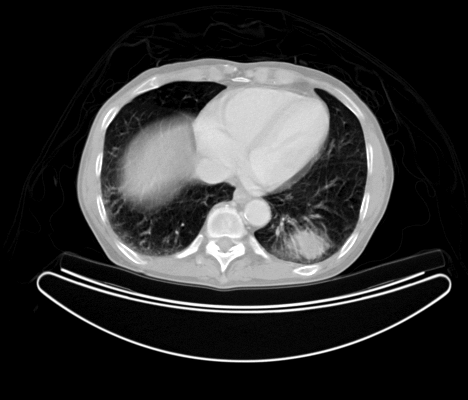
%> input picture code/images/medtest.png, 468 x 400 px
$ octave --eval "result = regiongrowing;"   (GNU Octave 9; MATLAB toolbox functions it lacks are replaced by stand-ins)
%> lines starting %> are read from the running program, lines starting %| are printed output that depends on the picture; in (x1, y1, x2, y2) boxes, pixels count from 0 and x2, y2 are one past the last pixel; in counts of white or black regions, pixels touching at a corner belong together; the program's own positions count from 1
function mask = regiongrowing(img, x, y, reg_maxdist)
% This function performs "region growing" in an image from a specified
% seedpoint (x,y)
%
% mask = regiongrowing(I,x,y,t)
%
% I : input image
% mask : logical output image of region
% x,y : the position of the seedpoint (if not given uses function getpts)
% t : maximum intensity distance (defaults to 0.2)
%
% The region is iteratively grown by comparing all unallocated neighbouring pixels to the region.
% The difference between a pixel's intensity value and the region's mean,
% is used as a measure of similarity. The pixel with the smallest difference
% measured this way is allocated to the respective region.
% This process stops when the intensity difference between region mean and
% new pixel become larger than a certain treshold (t)
%
%
% Author: D. Kroon, University of Twente

if nargin == 0,
  img = im2double(imread('medtest.png'));
  y = 120; x = 120;
  x= 350; y=150;
  mask = regiongrowing(img,x,y,0.2);
  figure, imshow(img+mask); hold on
  plot(x,y,'r+');
  mask = [];
  return
end

if nargin < 4,
  reg_maxdist=0.2;
end

mask = zeros(size(img)); % Output
[H W]  = size(img); % Dimensions of input image

reg_mean = img(y,x); % The mean of the segmented region
reg_size = 1; % Number of pixels in region

% Free memory to store neighbours of the (segmented) region
allocation = 10000;
neigb_free = allocation;
neigb_pos = 0;
neigb_list = zeros(neigb_free,3);

pixdist = 0; % Distance of the region newest pixel to the regio mean

% Neighbor locations (footprint)
neigb =[-1 0; 1 0; 0 -1;0 1];

% Start regiogrowing until distance between regio and posible
% new pixels become higher than a certain treshold
while pixdist<reg_maxdist && reg_size<numel(img)

  % Add new neighbors pixels
  for j=1:4,
    % Calculate the neighbour coordinate
    xn = x + neigb(j,2);
    yn = y + neigb(j,1);
    % Check if neighbour is inside or outside the image
    inside = yn>=1 && xn>=1 && yn<=H && xn<=W;

    % Add neighbor if inside and not already part of
    % the segmented area
    if inside && mask(yn,xn)==0
      neigb_pos = neigb_pos + 1;
      neigb_list(neigb_pos,:) = [yn xn img(yn,xn)];
      mask(yn,xn)=1;
    end
  end

  % Add a new block of free memory
  if neigb_pos > neigb_free - 10,
    neigb_free=neigb_free+allocation;
    neigb_list((neigb_pos+1):neigb_free,:)=0;
  end

  % Add to the region the pixel with the intensity nearest to
  % the mean of the region,
  dist = abs(neigb_list(1:neigb_pos,3)-reg_mean);
  [pixdist, index] = min(dist);
  mask(y,x) = 2;
  reg_size = reg_size+1;

  % Calculate the new mean of the region
  reg_mean= (reg_mean*reg_size + neigb_list(index,3))/(reg_size+1);

  % Save the x and y coordinates of the pixel (for the neighbour add
  % proccess)
  x = neigb_list(index,2);
  y = neigb_list(index,1);

  % Remove the pixel from the neighbour (check) list
  neigb_list(index,:) = neigb_list(neigb_pos,:);
  neigb_pos = neigb_pos-1;
end

% Return the segmented area as logical matrix
mask = mask>1;
%> call 2 of regiongrowing, with x = 350, y = 150, reg_maxdist = 0.2
%> in regiongrowing (call 2), `reg_mean = img(y,x);`: reg_mean = 0.11
%> the loop in regiongrowing (call 2), `while pixdist<reg_maxdist && reg_size<numel(img)` made 7969 passes
%> (pixdist, index, reg_mean, x, y, neigb_pos) on passes 4 to 6: (0.00941, 1, 0.102, 352, 149, 7), (0.00784, 2, 0.101, 350, 151, 8), (0.00672, 3, 0.1, 349, 150, 9)
%> after the loop in regiongrowing (call 2), `while pixdist<reg_maxdist && reg_size<numel(img)`:
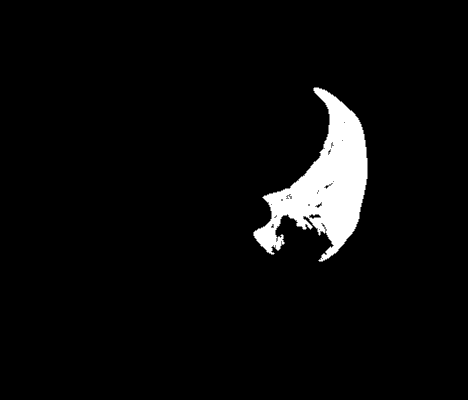
%> mask: size 400x468 double; min 0, max 2, mean 0.0891; drawn with min black and max white
%> after the loop in regiongrowing (call 2), `while pixdist<reg_maxdist && reg_size<numel(img)`: neigb_free = 10000; neigb_pos = 739; reg_mean = 0.132; reg_size = 7970
%> in regiongrowing (call 2), `mask = mask>1;`:
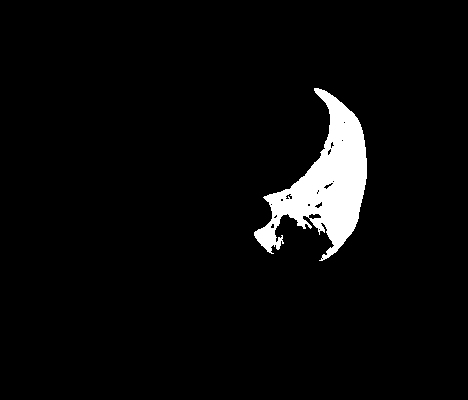
%> mask: size 400x468 logical; 4.3% white; 1 white region, box (x1, y1, x2, y2) and area: (254, 88, 367, 261) 7969
%> in regiongrowing, `imshow(img+mask)`:
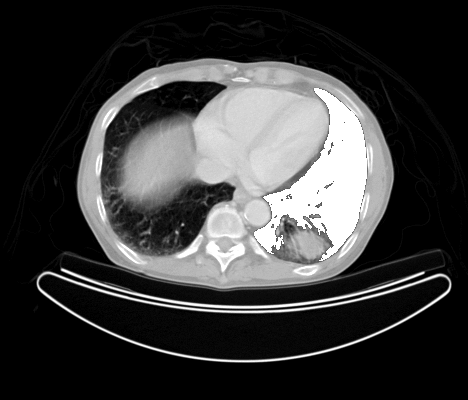
%> displayed picture: size 400x468, on the screen's scale of 0 to 255; min 0, max 255, mean 58.9
%> `result = regiongrowing;`:
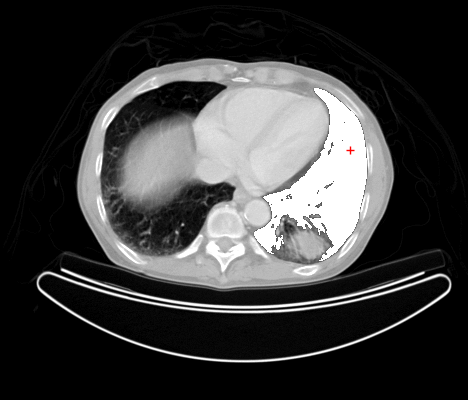
%> figure redrawn from the program's plot data
